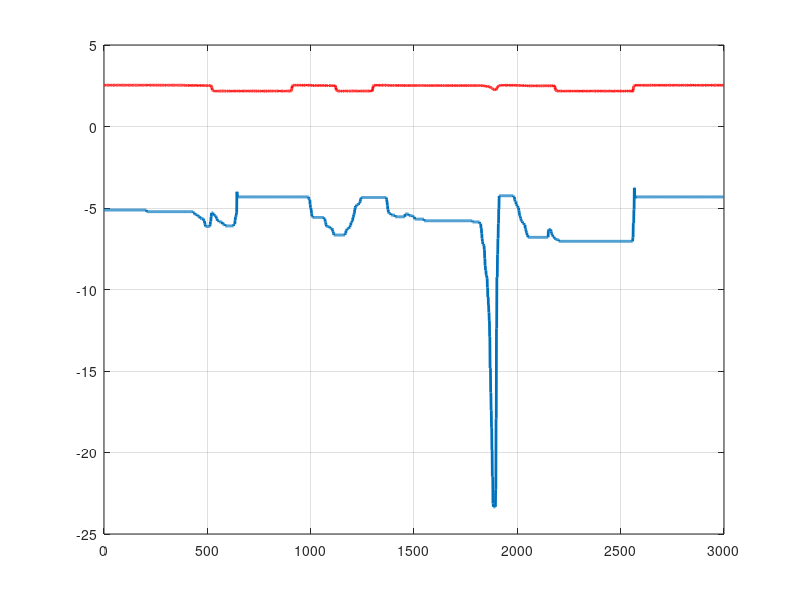
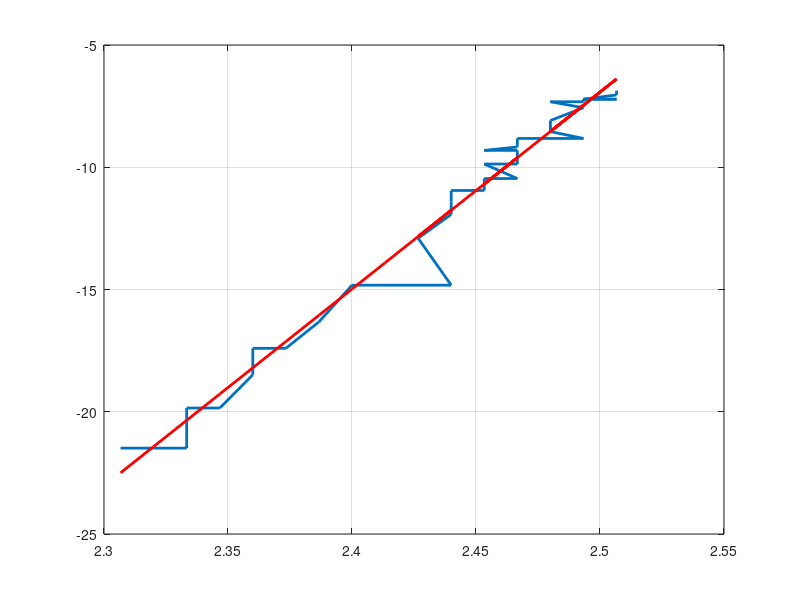
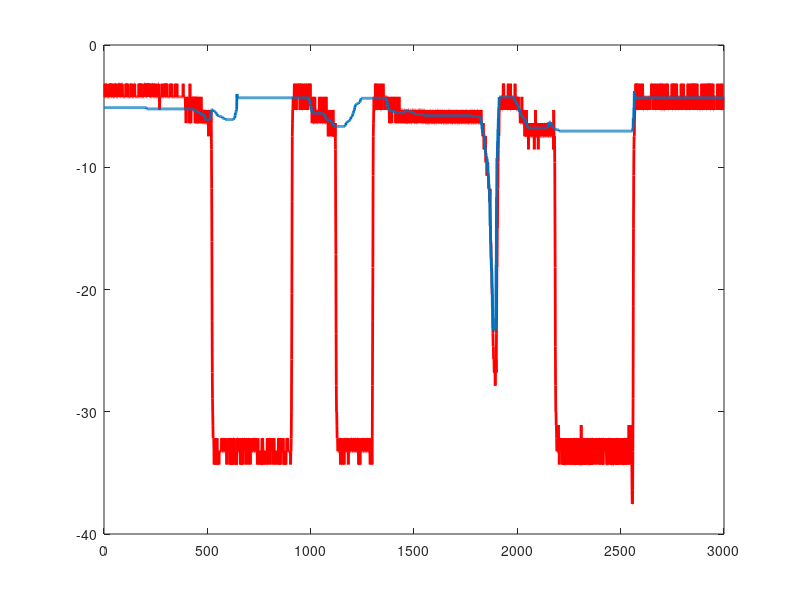
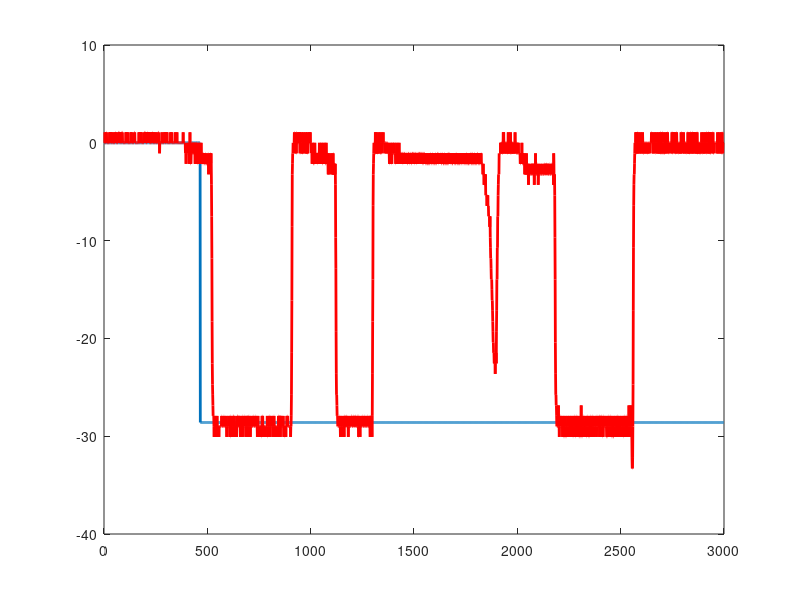

Write MATLAB code to recreate these figures, in order.
clear all
close all
clc

load Data.mat

for i=1:length(Actuator.Elev)
    if(Actuator.Elev(i)==0)
        Ecomm(i)=0;
    else
        Ecomm(i)=((Actuator.Elev(i)/10000000.0)-0.0014727)/0.000016529;
    end
    
    Elevatorms(i)=(Flight_Data.Elevator(i)*0.00057675+0.91439)*0.001;
    Elevatordeg(i)=(Elevatorms(i)-0.001472)/0.000016529;
end
    

plot(Elevatordeg,'LineWidth',2)
hold on
grid on
plot(Flight_Data.ADC1,'r','LineWidth',2)

a=1829;
b=1881;

figure()
plot(Flight_Data.ADC1(a:b),Elevatordeg(a:b),'LineWidth',2)
hold on

p=polyfit(Flight_Data.ADC1(a:b),Elevatordeg(a:b),1)

yfit=polyval(p,Flight_Data.ADC1(a:b));

plot(Flight_Data.ADC1(a:b),yfit,'r','LineWidth',2)
grid on

figure()
plot(polyval(p,Flight_Data.ADC1),'r','LineWidth',2)
yfitTotal=polyval(p,Flight_Data.ADC1);
hold on
plot(Elevatordeg,'LineWidth',2)

save('LiearFit','p','a','b');
save('EngData','Elevatordeg','yfitTotal','Ecomm')

figure()
plot(Ecomm,'LineWidth',2);
hold on
plot(yfitTotal+4.24,'r','LineWidth',2)





